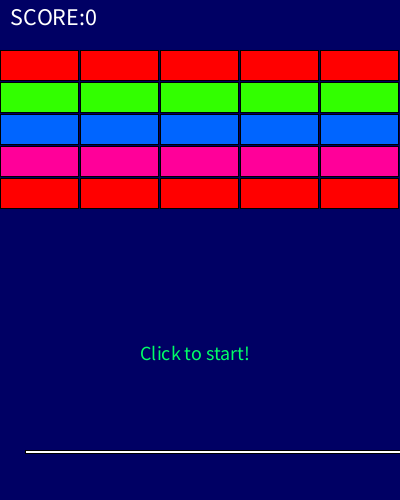
Frame 1 (no input)
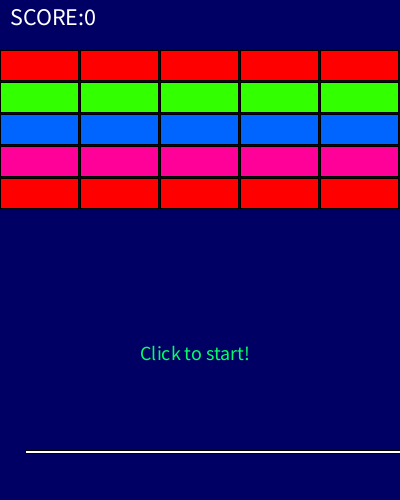
Frame 60 (the mouse pressed at the canvas centre just before this capture)
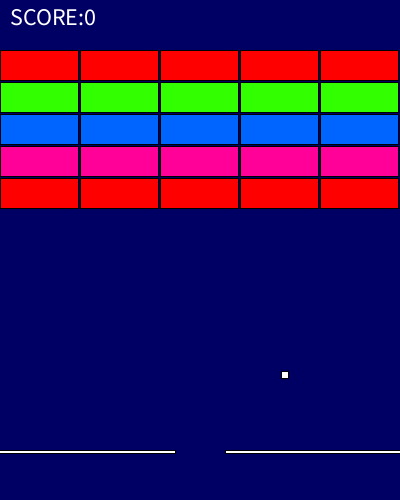
Frame 120 (the mouse held since frame 60 and released just before this capture)

The Processing sketch that drew these frames (run headless with seeded random() and noise(); from frame 60 on, the mouse is pressed at the canvas centre):

// Processing sketch: block1018220
// ── block1018220.pde
//ブロック崩し

void setup() {
  size(400, 500);
  // background(0);
  colorMode(HSB, 50, 50, 50);
  gameSetup();
}

float x[]=new float[100]; //ボール初期位置 x
float y[]=new float[100]; // ボール初期位置 y
float dx[]=new float[100]; //ボール変化量 x
float dy[]=new float[100]; // ボール変化量 y
int ball[] = new int[100]; //ボール1個1個のフラグ（通常）
int rhit=0; // 0 or 1 ラケットヒット判定
int gseq; //ゲームの流れを管理
int ball_count = 0; // 使われたボールの個数
int score; // 点数
int block_dis; // ブロックが消えた個数をカウント
int retry; // リトライ用変数
int time;
int time2;
int time_title;
int blf[] = new int[25]; // 0:ブロック非表示 1:ブロック表示
float r_w; // racket width
float block_w; // block width
float block_h; // block height
float ball_w; // ball width
float ball_h; // ball height
float last_x[]=new float[100]; //ブロックにぶつかる直前のx
float last_y[]=new float[100]; //ブロックにぶつかる直前のy


void draw() {
  background(100);
  if (gseq == 0)
    gameTitle();
  else if (gseq == 1)
    gamePlay();
  else
    gameOver();

  for (int i=0; i<100; i++)
  {
    if (ball[i]==1)
    {
      if (racketHit(x[i], y[i]))
      {
        dy[i]=random(-4.-2);
      }
      fill(color(0, 0, 255));
      rect(x[i], y[i], ball_w, ball_h);
    }
  }
  timer();
  println(time);
}

// ── BlockShow.pde
//ブロック表示
void blockShow() {
  float xx, yy;
  for (int i=0; i<25; i++)
  {
    if (blf[i]==1)
    {
      fill((i/5)*15, 100, 100);
      xx=(i%5)*(block_w+2);
      yy=50+(i/5)*(block_h+2);

      blockHitCheck(i, xx, yy);
      if (blf[i]==1)
        rect(xx, yy, block_w, block_h);
    }
  }
}

// ── Timer.pde
//5秒ごとにballAddを呼び出す
void timer()
{
  time=(time2+millis()/1000-time_title)+4;

  if (time>=5)
  {
    time2=-(millis()/1000)+(time_title-4);
    ballAdd(random(0, width-10), random(250, height-70), random(1, 3), random(1, 3));
  }
}

// ── ballAdd.pde
//ボールを追加
void ballAdd(float nx, float ny, float ndx, float ndy)
{
  if (ball_count>=999)
    ball_count=0;
  ball[ball_count]=1;
  x[ball_count]=nx;
  y[ball_count]=ny;
  dx[ball_count]=ndx;
  dy[ball_count]=ndy;
  ball_count++;
}

// ── ballMove.pde
//ボールの動きを制御
void ballMove(int i)
{
  if (ball[i]==0)
    return;
  last_x[i]=x[i];
  last_y[i]=y[i];

  x[i] += dx[i]; 
  y[i] += dy[i];

  // check reflection
  if (x[i] + ball_w >= width) 
  {
    dx[i] = -random(2, 4);
  } else if (x[i] < 0) 
  {
    dx[i] = random(2, 4);
  }



  if (y[i] + ball_h > height) 
  {
    x[i] = random(10, width-20);
    y[i] = 220;
    score+=10;
  } else if (y[i] < 0) 
  {
    dy[i] = random(1, 2);
  }

  if (block_dis==25) // 全部ブロックが壊れたら
    gseq=2;         // ゲームオーバー
}

// ── blockHitCheck.pde
//----Blockのどの方向にぶつかったのかチェック-----
void blockHitCheck(int ii, float xx, float yy)
{
  for (int i=0; i<100; i++)
  {
    if (!((xx<x[i]) && (xx+block_w>x[i]) && (yy<y[i]) && (yy+block_h>y[i])))
    {
      // Blockに当たっていない
    } else
    {
      blf[ii]=0;
      block_dis++;

      //----どの方向からぶつかったのかチェック-----
      if ((xx<last_x[i]) && (xx+block_w>last_x[i]))
      {
        dy[i]=-dy[i]; // ブロックの幅（ｘ）の中にぶつかった
      } else if ((yy<last_y[i]) && (yy+block_h>last_y[i]))
      {
        dx[i]=-dx[i]; // ブロックの高さ（y）の中にぶつかった
      } else
      {
        dx[i]=-dx[i];
        dy[i]=-dy[i];
      }
    }
  }
}

// ── gameOver.pde
//ゲームオーバー画面
void gameOver()
{
  playerMove();
  scoreShow();
  textSize(50);
  fill(0, 100, 100);
  text("GAME OVER", 60, 300);


  retry++;
  if ((retry%60)<40)
  {
    textSize(20);
    fill(20, 100, 100);
    text("Click to retry!", 140, 360);
  }
}

// ── gamePlay.pde
//ゲームプレイ画面
void gamePlay()
{
  playerMove();
  blockShow();
  for (int i=0; i<100; i++)
    ballMove(i);
  scoreShow();
}

// ── gameSetup.pde
//すべての変数をここで初期化
void gameSetup()
{
  gseq=0;

  x[0]=0;
  y[0]=250;
  dx[0] = random(1, 3);//ボール変化量 x
  dy[0] = random(1, 3);// ボール変化量 y
  r_w = 50.0; // racket width
  block_w = 78.0; // block width
  block_h = 30.0; // block height
  ball_w = 7.0; // ball width
  ball_h = 7.0; // ball height
  score=0;
  block_dis=0;
  retry=0;
  time=0;
  time2=0;
  time_title=0;

  for (int i=0; i<100; i++)
  {
    x[i]=0;
    y[i]=0;
    dx[i]=0;
    dy[i]=0;
    ball[i]=0;
  }

  ball_count=0;

  for (int i=0; i<25; i++)
    blf[i]=1; // 0:ブロック非表示 1:ブロック表示

  for (int i=1; i<100; i++)
  {
    ball[i]=0; // 0:ブロック非表示 1:ブロック表示
  }
}

// ── gameTitle.pde
//ゲームタイトル画面
void gameTitle()
{
  gseq=0;
  playerMove();
  blockShow();
  scoreShow();
  retry++;


  time2=0;
  time_title=millis()/1000;

  textSize(20);
  fill(20, 100, 100);
  text("Click to start!", 140, 360);
}

// ── mousePressed.pde
//マウスクリックで画面遷移
void mousePressed()
{
  if (gseq==0)
    gseq=1;
  if (gseq==2) // ゲームオーバーならば
    gameSetup();
}

// ── playerMove.pde
//ラケットの表示
void playerMove()
{
  fill(0, 0, 100);
  rect(mouseX+25, height-50, width, 3); // pad
  rect(mouseX-25, height-50, -(width), 3); //pad
}

// ── racketHit.pde
//----ラケットにあたったかどうか-------
boolean racketHit(float x, float y)
{
  if (y+ball_h<height-50 || y>height-46) // ラケットに当っていない
    return false;
  if ((x>=width-width && x+ball_w<=mouseX-25) || (x+ball_w>=mouseX+25 && x+ball_w<width))
  {
    //ラケットに当たった
    return true;
  } else
    //それ以外=当たっていない
    return false;
}

// ── scoreShow.pde
//スコア表示
void scoreShow()
{
  textSize(24);
  fill(0, 0, 100);
  text("SCORE:"+score, 10, 25);
}
